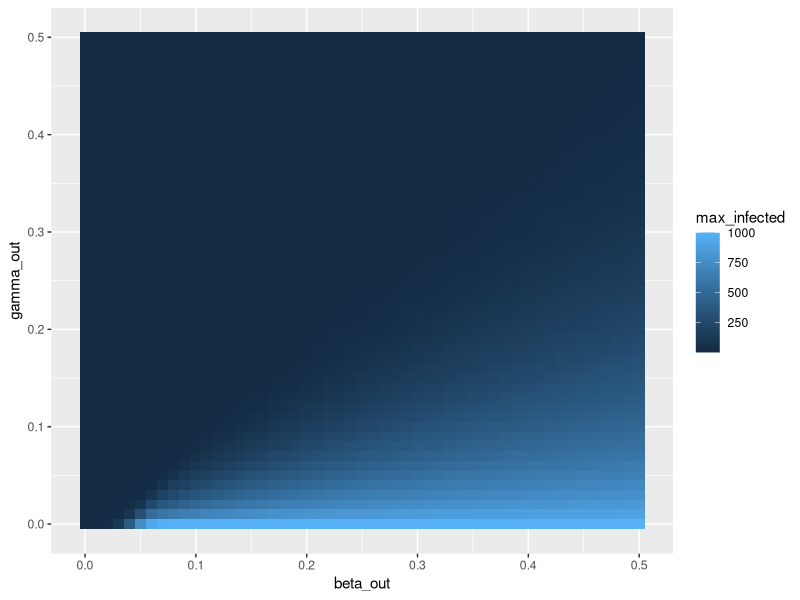
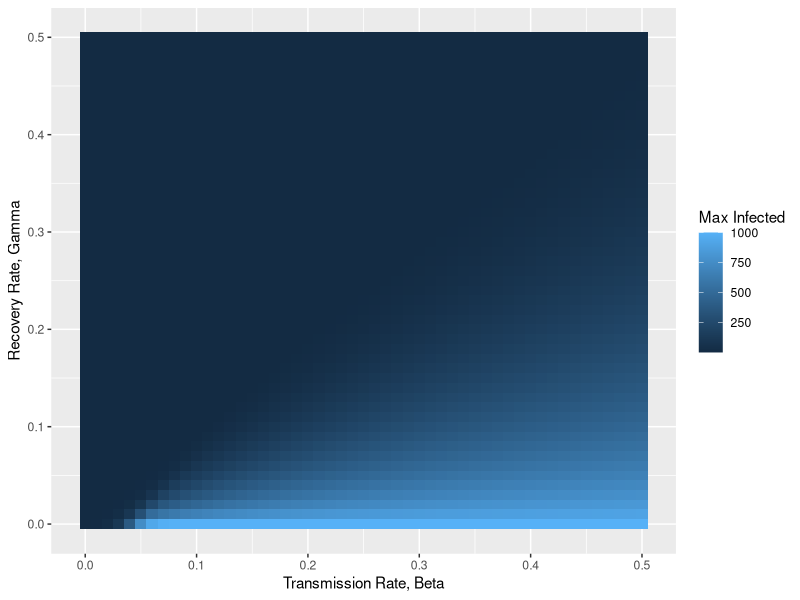

Write the R code that produced these figures, in order.
## ---- chunk 1
library(deSolve)

############################################################
# FUNCTION: run_sir_model
# PURPOSE: Solve deterministic SIR model with deSolve
# INPUTS:
#   beta, gamma : transmission & recovery rates
#   N           : total population
#   S0, I0, R0  : initial conditions
#   t_start     : start time
#   t_end       : end time
#   dt          : timestep
# OUTPUT:
#   data.frame with columns: time, S, I, R
############################################################
# The function below solves the SIR model for a single parameter set and will be used inside your loops to conduct the parameter sweep.

run_sir_model <- function(
  beta    = 0.1,
  gamma   = 0.1,
  N       = 1000,
  S0      = 999,
  I0      = 1,
  R0      = 0,
  t_start = 0,
  t_end   = 160,
  dt      = 1
) {

  init  <- c(S = S0, I = I0, R = R0)
  times <- seq(t_start, t_end, by = dt)

  sir_equations <- function(time, state, parameters) {
    with(as.list(c(state, parameters)), {
      dS <- -beta * S * I / N
      dI <-  beta * S * I / N - gamma * I
      dR <-  gamma * I
      list(c(dS, dI, dR))
    })
  }

  out <- ode(
    y     = init,
    times = times,
    func  = sir_equations,
    parms = c(beta = beta, gamma = gamma, N = N)
  )

  as.data.frame(out)
}

## ---- chunk 2
# creating parameter vectors
beta_vec <- seq(from = 0, to = 0.5, by = 0.01)
gamma_vec <- seq(from = 0, to = 0.5, by = 0.01)

# test code
beta_params=beta_vec
gamma_params=gamma_vec

# start of function "sir_param_sweep"

sir_param_sweep <- function(
    beta_params,
    gamma_params
){
    
    ### Creating storage df:
    # finding the length of the df
    df <- length(beta_params)*length(gamma_params)

    # creating each column in the df
    beta_out <- rep(NA, df)
    gamma_out <- rep(NA, df)
    max_infected <- rep(NA, df)

    # creating the df
    storage_df <- data.frame(beta_out, gamma_out, max_infected)

    counter <- 1

    for(i in seq_along(beta_params)){
        for(j in seq_along(gamma_params)){

            # run sir model
            temp_df <- run_sir_model(beta = beta_params[i], gamma = gamma_params[j])

            # store variables inside df
            storage_df$max_infected[counter] <- max(temp_df$I)
            storage_df$beta_out[counter] <- beta_params[i]
            storage_df$gamma_out[counter] <- gamma_params[j]

            # increasing the counter
            counter <- counter + 1
            }
        }

  return(storage_df)

}

# run_sir_model()

test_param_sweep <- sir_param_sweep(beta_params = beta_vec, gamma_params = gamma_vec)

library(ggplot2)

ggplot(test_param_sweep, aes(x = beta_out, y = gamma_out, fill = max_infected)) + geom_tile()
## ---- chunk 3
plot_param_sweep <- function(
    param_df
){
    ggplot(param_df, aes(x = beta_out, y = gamma_out, fill = max_infected)) + geom_tile() + xlab("Transmission Rate, Beta") + ylab("Recovery Rate, Gamma") + labs(fill = "Max Infected")
}

plot_param_sweep(test_param_sweep)
